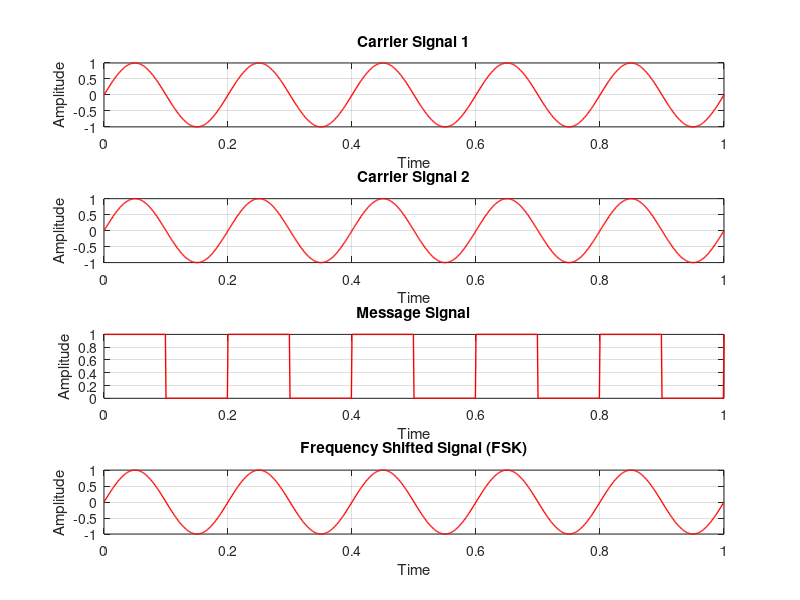

This chart was generated by the following MATLAB code:
clc;
clear;
close all;

f1 = input('Enter the frequency of carrier 1 (f1): ');
f2 = input('Enter the frequency of carrier 2 (f2): ');
fm = input('Enter the frequency of the message signal: ');

fs = 1000;
T = 1/fs;
t = 0:T:1;
amplitude = 1;
%% 

% Generate message signal
message = (square(2*pi*fm*t) + 1)/2;

% Generate carrier signals
carrier1 = sin(2*pi*f1*t);
carrier2 = sin(2*pi*f2*t);

% Generate FSK signal
for i = 1:1000
    if (message(i) == 1)
        s(i+1) = carrier1(i+1);
    else
        s(i+1) = carrier2(i+1);
    end
end

%% 

% Plotting
subplot(4,1,1);
plot(t, carrier1, 'r-', 'LineWidth', 1);
title('Carrier Signal 1');
xlabel('Time');
ylabel('Amplitude');
grid on;
%% 

subplot(4,1,2);
plot(t, carrier2, 'r-', 'LineWidth', 1);
title('Carrier Signal 2');
xlabel('Time');
ylabel('Amplitude');
grid on;
%% 

subplot(4,1,3);
plot(t, message, 'r-', 'LineWidth', 1);
title('Message Signal');
xlabel('Time');
ylabel('Amplitude');
grid on;
%% 

subplot(4,1,4);
plot(t, s, 'r-', 'LineWidth', 1);
title('Frequency Shifted Signal (FSK)');
xlabel('Time');
ylabel('Amplitude');
grid on;
